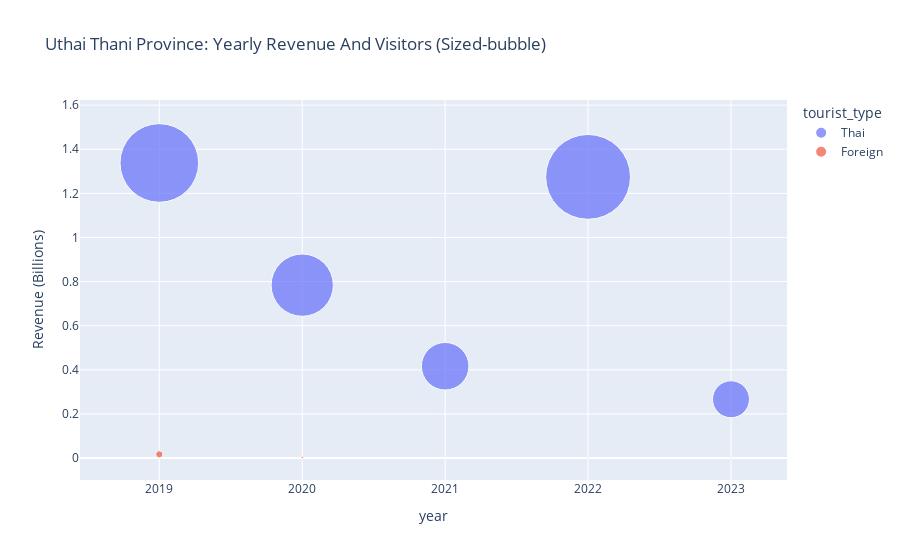

Notebook source saved alongside this figure:
### Markdown cell above
#### Task 4: The Hidden Gem ####

### Code cell
# Rename columns for clarity
total_thai_uthani_copy = total_thai_uthani.copy().rename(columns={"value": "total_visitors"})
total_foreign_uthani_copy = total_foreign_uthani.copy().rename(columns={"value": "total_visitors"})

total_revenue_thai_uthani_copy = total_revenue_thai_uthani.copy().rename(columns={"value": "total_revenue"})
total_revenue_foreign_uthani_copy = total_revenue_foreign_uthani.copy().rename(columns={"value": "total_revenue"})

#Add tourist type column
total_thai_uthani_copy["tourist_type"] = "Thai"
total_foreign_uthani_copy["tourist_type"] = "Foreign"

total_revenue_thai_uthani_copy["tourist_type"] = "Thai"
total_revenue_foreign_uthani_copy["tourist_type"] = "Foreign"

# Merge revenue with visitor data
thai_combined = pd.merge(total_thai_uthani_copy, total_revenue_thai_uthani_copy, on=["year", "tourist_type"])
foreign_combined = pd.merge(total_foreign_uthani_copy, total_revenue_foreign_uthani_copy, on=["year", "tourist_type"])

# Combine both tourist types
bubble_data = pd.concat([thai_combined, foreign_combined], ignore_index=True)

#Bubble Data Scalability
bubble_data["total_revenue"] = bubble_data["total_revenue"] / 1000 
bubble_data["total_visitors"] = bubble_data["total_visitors"] / 1000000

g = px.scatter(bubble_data, x="year", y="total_revenue", size="total_visitors", color="tourist_type", hover_name="tourist_type", size_max=60,
    labels={
        "total_revenue": "Revenue (Billions)",
        "total_visitors": "Visitors (Millions)"
    },
    title="Uthai Thani Province: Yearly Revenue And Visitors (Sized-bubble)"
)

g.update_layout(xaxis=dict(dtick=1))

g.show()

### Figure 1 — Plotly figure (JSON) as saved in the notebook; plotly's stock layout.template omitted (floating-point values rounded to 4 significant figures)
{"data": [{"hovertemplate": "<b>%{hovertext}</b><br><br>tourist_type=Thai<br>year=%{x}<br>Revenue (Billions)=%{y}<br>Visitors (Millions)=%{marker.size}<extra></extra>", "hovertext": ["Thai", "Thai", "Thai", "Thai", "Thai"], "legendgroup": "Thai", "marker": {"color": "#636efa", "size": [0.7661, 0.48, 0.2799, 0.8914, 0.1691], "sizemode": "area", "sizeref": 0.0002476, "symbol": "circle"}, "mode": "markers", "name": "Thai", "orientation": "v", "showlegend": true, "type": "scatter", "x": [2019, 2020, 2021, 2022, 2023], "xaxis": "x", "y": [1.338, 0.7838, 0.4161, 1.275, 0.2664], "yaxis": "y"}, {"hovertemplate": "<b>%{hovertext}</b><br><br>tourist_type=Foreign<br>year=%{x}<br>Revenue (Billions)=%{y}<br>Visitors (Millions)=%{marker.size}<extra></extra>", "hovertext": ["Foreign", "Foreign", "Foreign", "Foreign", "Foreign"], "legendgroup": "Foreign", "marker": {"color": "#EF553B", "size": [0.006261, 0.000689, 0, 0.000277, 0.000202], "sizemode": "area", "sizeref": 0.0002476, "symbol": "circle"}, "mode": "markers", "name": "Foreign", "orientation": "v", "showlegend": true, "type": "scatter", "x": [2019, 2020, 2021, 2022, 2023], "xaxis": "x", "y": [0.01667, 0.00232, 0, 0.00057, 0.00039], "yaxis": "y"}], "layout": {"autosize": true, "legend": {"itemsizing": "constant", "title": {"text": "tourist_type"}, "tracegroupgap": 0}, "title": {"text": "Uthai Thani Province: Yearly Revenue And Visitors (Sized-bubble)"}, "xaxis": {"anchor": "y", "autorange": true, "domain": [0, 1], "dtick": 1, "range": [2019.0, 2023.0], "title": {"text": "year"}, "type": "linear"}, "yaxis": {"anchor": "x", "autorange": true, "domain": [0, 1], "range": [-0.1396, 1.954], "title": {"text": "Revenue (Billions)"}, "type": "linear"}}}
